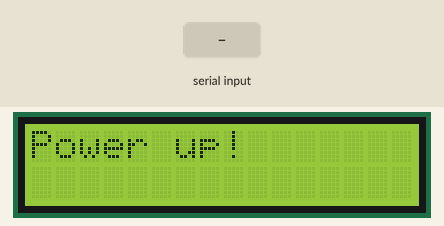
Recording of a sketch running on a simulated Arduino Uno, built with avr-gcc and run on an emulated ATmega328P. Parts: 16×2 character LCD. Inputs (shaded band) come from the test bench. What the sketch prints to the serial monitor is not drawn.

Above: at 1.2 s.
1.3 s: byte 30 received over Serial
At 1.9 s:
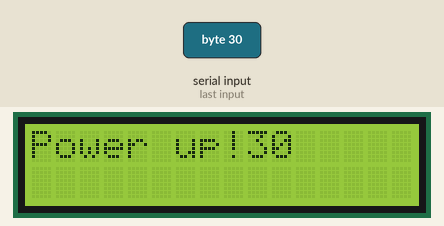
2.8 s: byte 90 received over Serial
At 4.0 s:
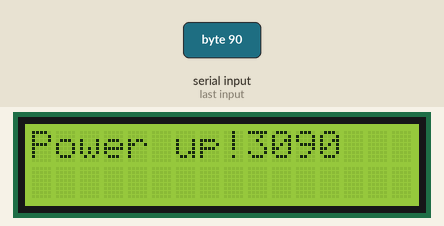
4.3 s: byte 120 received over Serial
At 5.4 s:
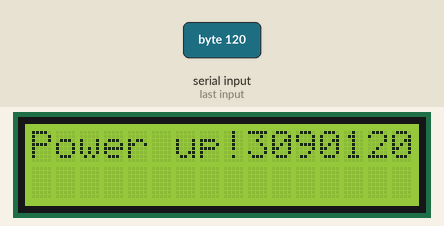
Timing chart, 0 to 7.3 s (numbered marks = the images above; inputs shaded):
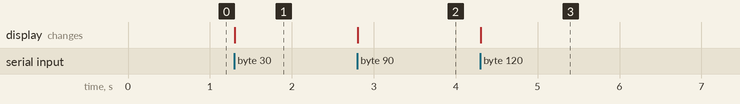

Measured:
- after the input at 1.3 s, the display: changes at once (image 1)
- after the input at 2.8 s, the display: changes at once (image 2)
- after the input at 4.3 s, the display: changes at once (image 3)

The sketch:

serialcomm_lcd.ino
```cpp
//DFRobot.com
#include <Wire.h>
#include <LiquidCrystal_I2C.h>

LiquidCrystal_I2C lcd(0x20,16,2);  // set the LCD address to 0x20 for a 16 chars and 2 line display
int serialData = 0;
void setup()
{
  Serial.begin(9600);
  lcd.init();                      // initialize the lcd

  // Print a message to the LCD.
  lcd.backlight();
  lcd.print("Power up!");
}

void loop()
{

  if (Serial.available() > 0)
  {
    serialData = Serial.read();
    Serial.println(serialData);
    lcd.print(serialData);
  }
}
```
